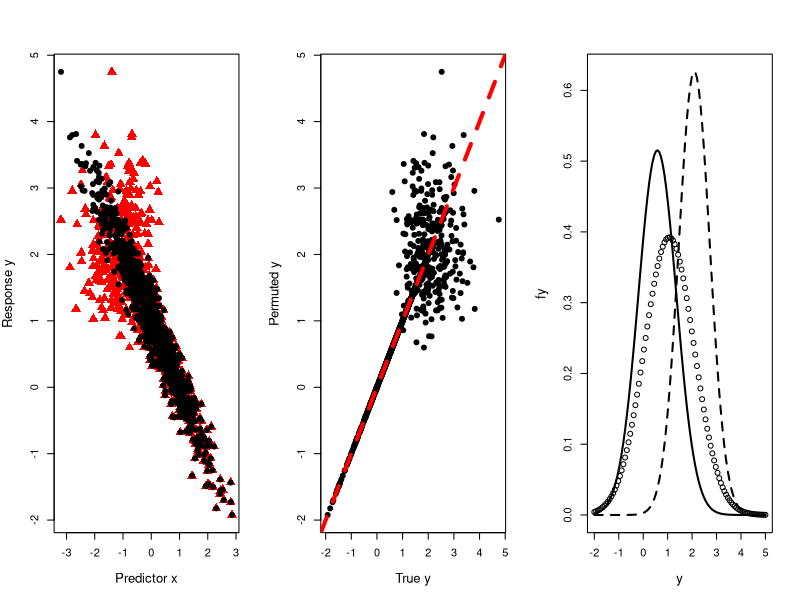

Recreate this plot in R.
mismatches_fun <- function(gammaval){
 yperm <- y
 
 #' generate mismatches (w/ z = X)
 m <- 1 - rbinom(n, prob = plogis(X %*% gammaval), size = 1) 
 #m <- rbinom(n, size = 1, prob = 0.3)
 mmr <- sum(m)/n
 
 yperm <- y
 shuffled_ix <- sample(which(m == 1)) # only shuffle the mismatched data
 yperm[shuffled_ix] <- yperm[c(shuffled_ix[2:length(shuffled_ix)], 
                               shuffled_ix[1])]
 
 return(list(yperm = yperm, mmr = mmr, m = m))
}

set.seed(124)

#' Generate correctly linked data (X)
n <- 1000
p <- 1 # number of covariates
X <- matrix(rnorm(n*p), nrow = n, ncol = p)
X <- cbind(1, X) # intercept + covariates

beta <- c(1, -1)
gamma <- c(2.5, 4.5) 
sigma <- 0.25

y <- rnorm(n, X %*% beta, sigma)
mmdata <- mismatches_fun(gamma)

m <- mmdata$m
g <- function(yval){dnorm(yval, mean = mean(y[m == 0]), sd = sd(y[m == 0]))} # Gaussian density
g1 <- function(yval){dnorm(yval, mean = mean(y[m == 1]), sd = sd(y[m == 1]))} # Gaussian density
g2 <- function(yval){dnorm(yval, mean = mean(y), sd = sd(y))} # Gaussian density

par(mfrow = c(1,3))
plot(X[,2], mmdata$yperm, col = "red", pch = 17, xlab = "Predictor x", 
     ylab = "Response y", cex = 1.5, cex.lab=1.2)
points(X[,2], y, pch = 20, cex = 1.5)

plot(y, mmdata$yperm, col = "black", xlab = "True y", ylab = "Permuted y", 
     pch = 20, cex = 1.5, cex.lab=1.2)
abline(a = 0, b= 1, col = "red", lwd = 4, lty = "dashed", cex = 1.4)

curve(g1, -2, 5, xlab = "y", ylab = "fy", cex.lab=1.2, lwd = 2, lty = "dashed")
curve(g, -2, 5, add = TRUE, lwd = 2)
curve(g2, -2, 5, add = TRUE, type = "b")
# 10 x 3
